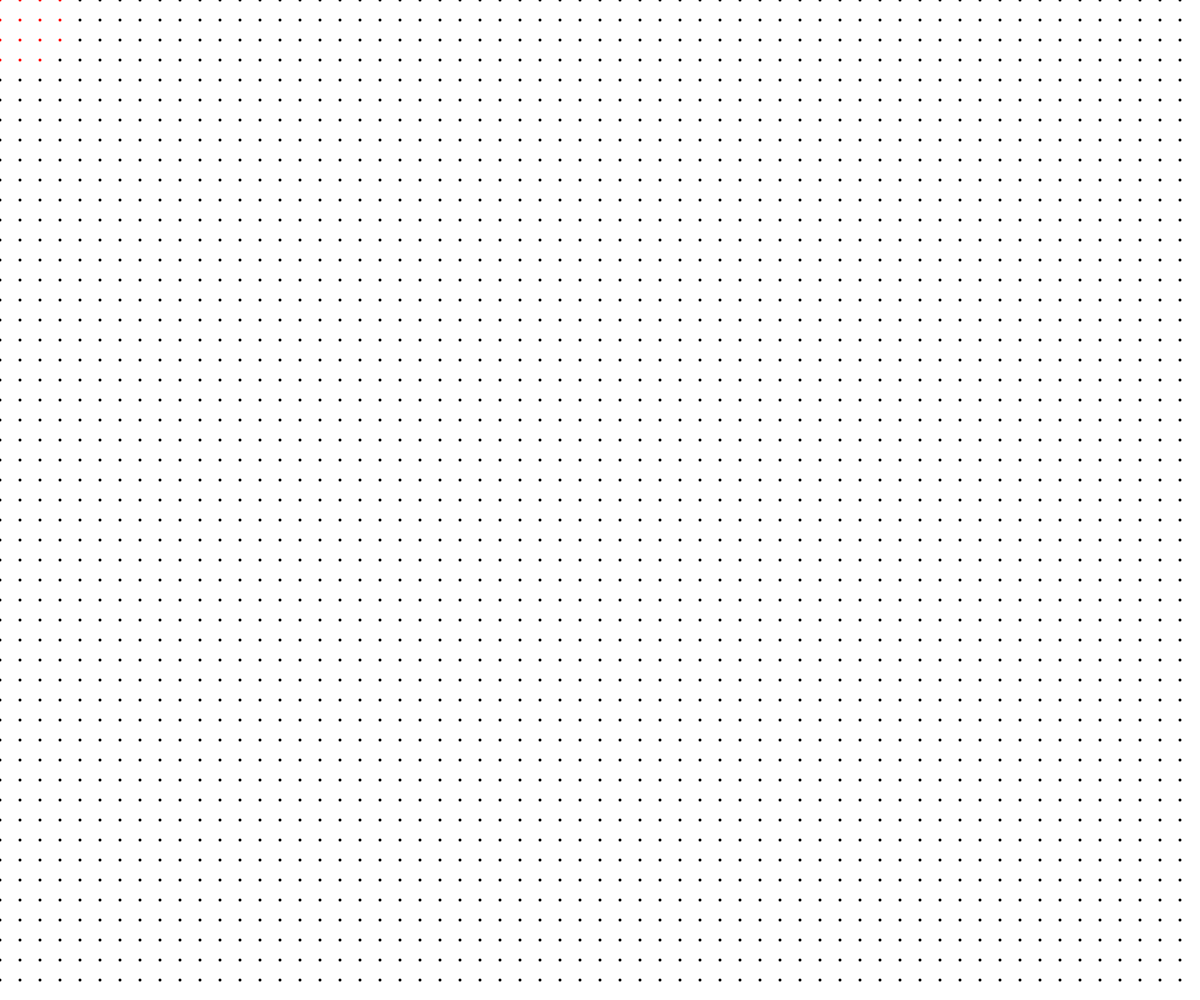
Frame 1 (no input)
Frame 60 (no input): identical to frame 1, image omitted
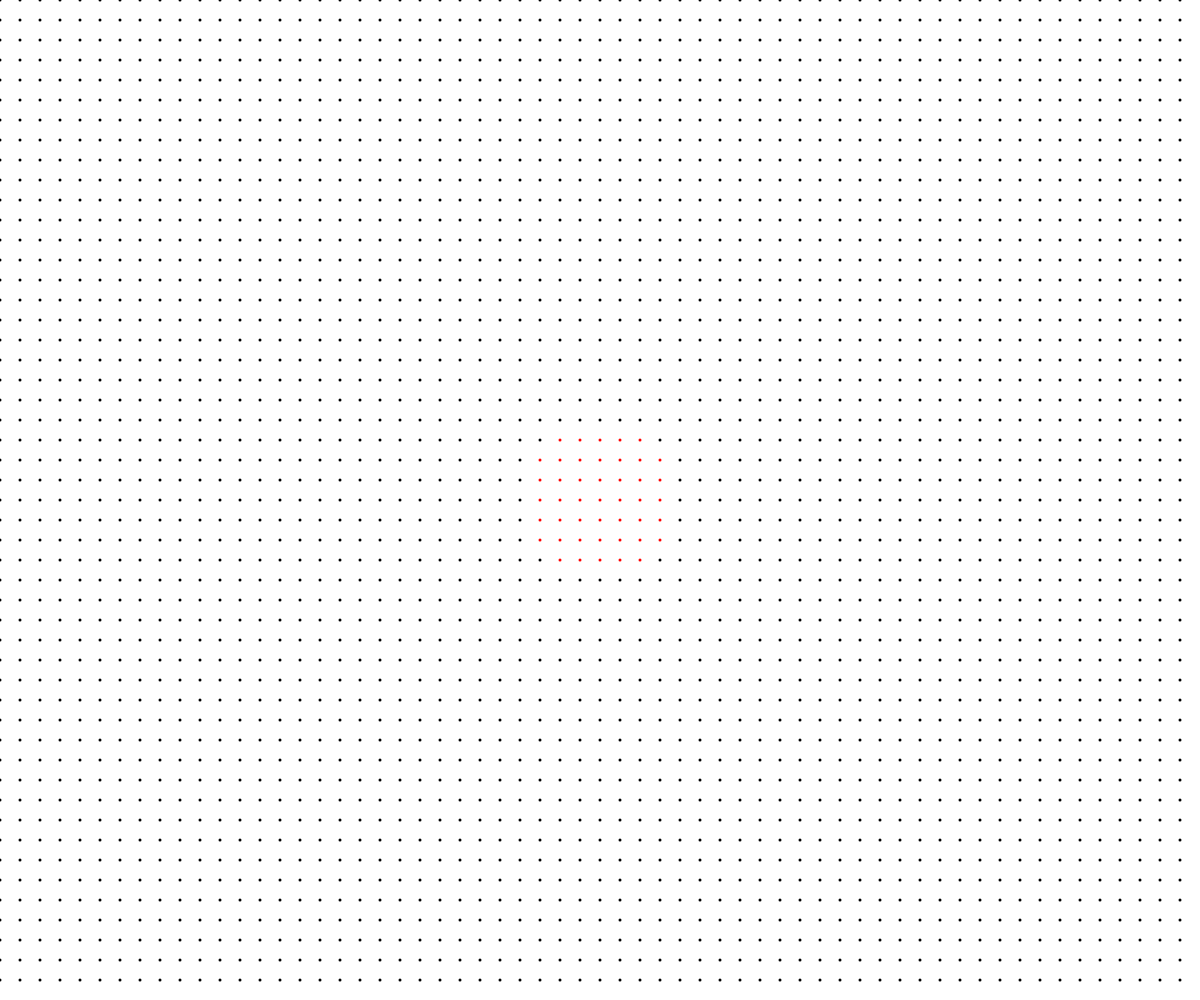
Frame 120 (the mouse pressed at the canvas centre since frame 60)

The p5.js sketch that drew these frames (run headless with seeded random() and noise() and a simulated clock; from frame 60 on, the mouse is pressed at the canvas centre):

// p5.js sketch
// ── sketch.js
//nest loops  
//eric f

const SPACING = 20;
let dotSize = 3;


function setup() {
  createCanvas(windowWidth, windowHeight);
  drawGrid();
}



function drawGrid(){
  for(let x = 0; x < width; x+=SPACING){
    for(let y = 0; y < height; y+=SPACING){
      strokeWeight(dotSize);
      if(eDistance(x,y,mouseX,mouseY) < 80){
        stroke(255,0,0);
      }
      else{
        stroke(0);
      }
      point(x,y);
    }
  }
}

function eDistance(x1,y1,x2,y2){
  let a = abs(x1-x2);
  let b = abs(y1-y2);
  let distance = sqrt(pow(a,2) + pow(b,2));
  return distance;
}



function mouseWheel(event){
  print(event.delta);
  if(event.delta < 0){
    dotSize += 1;
  }
  else if(event.delta >0){
    dotSize -= 1;
  }
  dotSize = constrain(dotSize, 2, 25);
}


function draw() {
  background(255);
  drawGrid();
}
